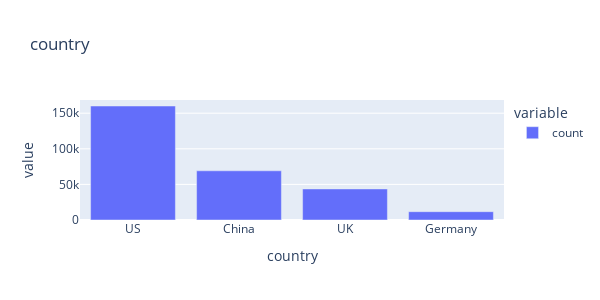
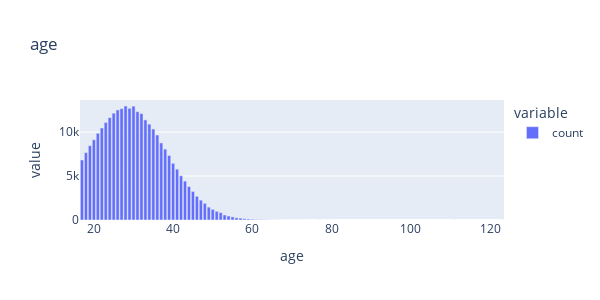
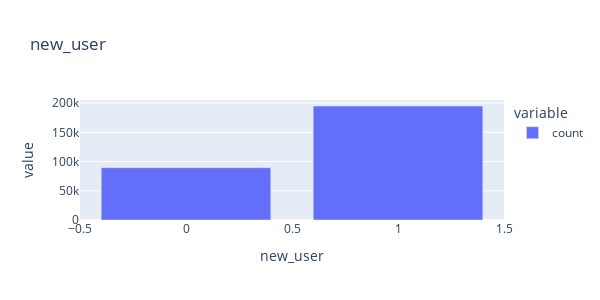
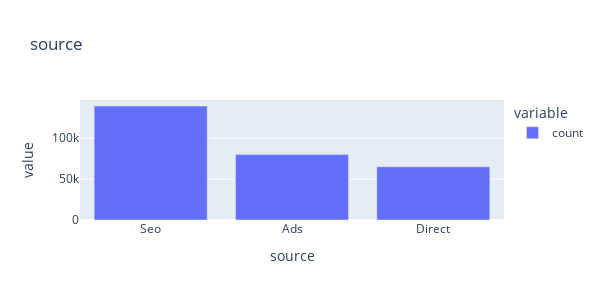

Notebook source saved alongside these figures, in order:
### Code cell
for col in train_data.columns:
    fig = px.bar(train_data[col].value_counts(), title=col,
                 width=600, height=300)
    fig.show()

### Figure 1 — Plotly figure (JSON) as saved in the notebook; plotly's stock layout.template omitted (floating-point values rounded to 4 significant figures)
{"data": [{"alignmentgroup": "True", "hovertemplate": "variable=count<br>country=%{x}<br>value=%{y}<extra></extra>", "legendgroup": "count", "marker": {"color": "#636efa", "pattern": {"shape": ""}}, "name": "count", "offsetgroup": "count", "orientation": "v", "showlegend": true, "textposition": "auto", "type": "bar", "x": ["US", "China", "UK", "Germany"], "xaxis": "x", "y": [160124, 69122, 43641, 11693], "yaxis": "y"}], "layout": {"barmode": "relative", "height": 300, "legend": {"title": {"text": "variable"}, "tracegroupgap": 0}, "title": {"text": "country"}, "width": 600, "xaxis": {"anchor": "y", "domain": [0, 1], "title": {"text": "country"}}, "yaxis": {"anchor": "x", "domain": [0, 1], "title": {"text": "value"}}}}

### Figure 2 — Plotly figure (JSON) as saved in the notebook; plotly's stock layout.template omitted (floating-point values rounded to 4 significant figures)
{"data": [{"alignmentgroup": "True", "hovertemplate": "variable=count<br>age=%{x}<br>value=%{y}<extra></extra>", "legendgroup": "count", "marker": {"color": "#636efa", "pattern": {"shape": ""}}, "name": "count", "offsetgroup": "count", "orientation": "v", "showlegend": true, "textposition": "auto", "type": "bar", "x": [28, 30, 29, 27, 26, 31, 25, 32, 24, 33, 23, 34, 22, 35, 21, 36, 20, 37, 19, 38, 18, 39, 17, 40, 41, 42, 43, 44, 45, 46, 47, 48, 49, 50, 51, 52, 53, 54, 55, 56, 57, 58, 59, 60, 61, 62, 63, 64, 65, 66, 67, 68, 70, 111, 72, 69, 73, 79, 123, 77], "xaxis": "x", "y": [12972, 12956, 12710, 12668, 12525, 12327, 12157, 12111, 11647, 11392, 11097, 10911, 10471, 10352, 9870, 9668, 9131, 8773, 8452, 8067, 7662, 7343, 6825, 6451, 5783, 5029, 4423, 3808, 3249, 2693, 2255, 1898, 1467, 1213, 990, 835, 571, 459, 352, 251, 211, 147, 115, 86, 63, 50, 29, 26, 14, 9, 5, 2, 2, 1, 1, 1, 1, 1, 1, 1], "yaxis": "y"}], "layout": {"barmode": "relative", "height": 300, "legend": {"title": {"text": "variable"}, "tracegroupgap": 0}, "title": {"text": "age"}, "width": 600, "xaxis": {"anchor": "y", "domain": [0, 1], "title": {"text": "age"}}, "yaxis": {"anchor": "x", "domain": [0, 1], "title": {"text": "value"}}}}

### Figure 3 — Plotly figure (JSON) as saved in the notebook; plotly's stock layout.template omitted (floating-point values rounded to 4 significant figures)
{"data": [{"alignmentgroup": "True", "hovertemplate": "variable=count<br>new_user=%{x}<br>value=%{y}<extra></extra>", "legendgroup": "count", "marker": {"color": "#636efa", "pattern": {"shape": ""}}, "name": "count", "offsetgroup": "count", "orientation": "v", "showlegend": true, "textposition": "auto", "type": "bar", "x": [1, 0], "xaxis": "x", "y": [195066, 89514], "yaxis": "y"}], "layout": {"barmode": "relative", "height": 300, "legend": {"title": {"text": "variable"}, "tracegroupgap": 0}, "title": {"text": "new_user"}, "width": 600, "xaxis": {"anchor": "y", "domain": [0, 1], "title": {"text": "new_user"}}, "yaxis": {"anchor": "x", "domain": [0, 1], "title": {"text": "value"}}}}

### Figure 4 — Plotly figure (JSON) as saved in the notebook; plotly's stock layout.template omitted (floating-point values rounded to 4 significant figures)
{"data": [{"alignmentgroup": "True", "hovertemplate": "variable=count<br>source=%{x}<br>value=%{y}<extra></extra>", "legendgroup": "count", "marker": {"color": "#636efa", "pattern": {"shape": ""}}, "name": "count", "offsetgroup": "count", "orientation": "v", "showlegend": true, "textposition": "auto", "type": "bar", "x": ["Seo", "Ads", "Direct"], "xaxis": "x", "y": [139477, 80027, 65076], "yaxis": "y"}], "layout": {"barmode": "relative", "height": 300, "legend": {"title": {"text": "variable"}, "tracegroupgap": 0}, "title": {"text": "source"}, "width": 600, "xaxis": {"anchor": "y", "domain": [0, 1], "title": {"text": "source"}}, "yaxis": {"anchor": "x", "domain": [0, 1], "title": {"text": "value"}}}}
